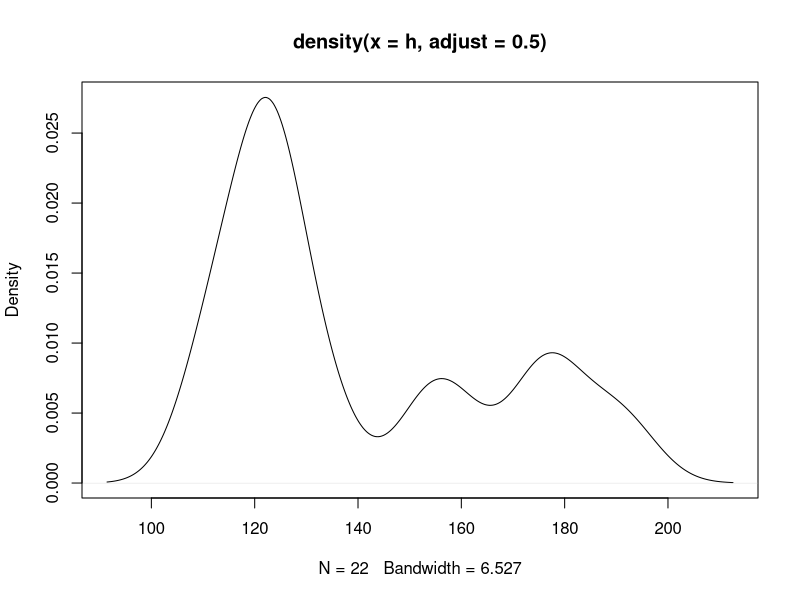

Recreate this plot in R.
h = c(123,123,123,123,123,132,123,112,111,112,123,123,154,161,154,176,187,134,178,116,175,193)

plot(density(h, adjust=0.5))
